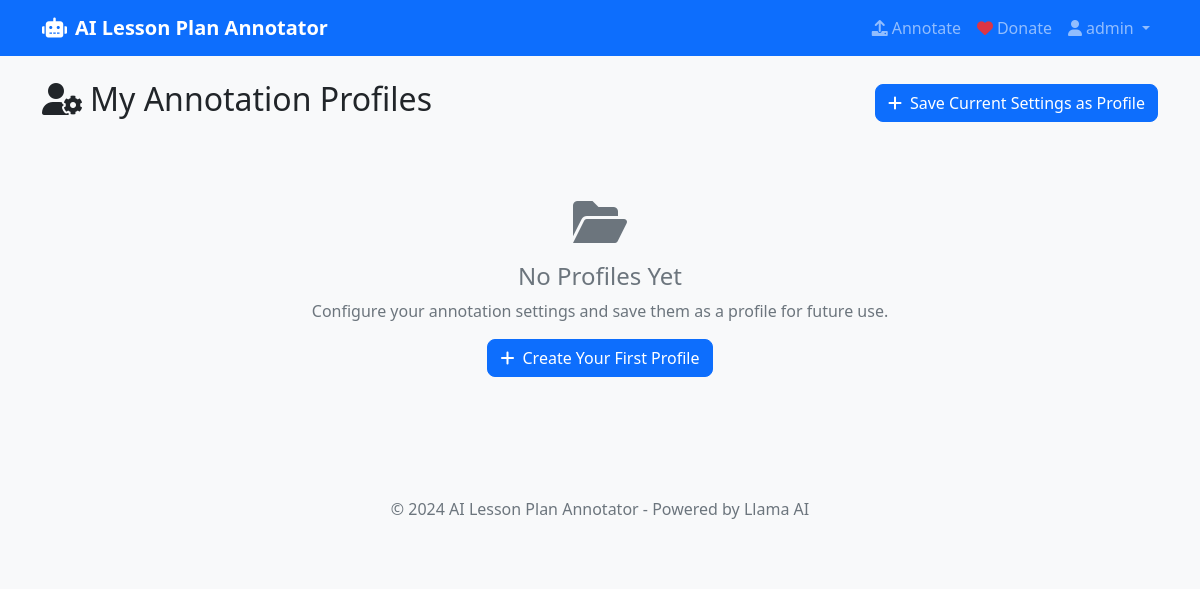
Page /profiles (signed in) on the earlier database version.
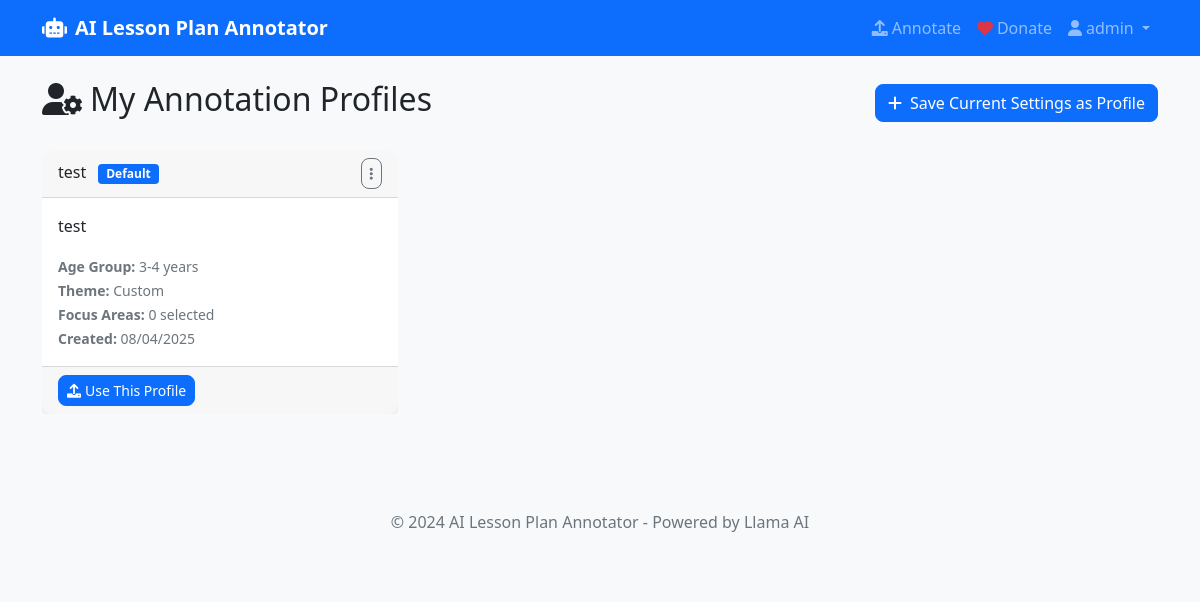
Same page on the later database version.
### models.py (models this page shows, shortened)
class User(UserMixin, db.Model):
    id = db.Column(db.Integer, primary_key=True)
    username = db.Column(db.String(80), unique=True, nullable=False)
    email = db.Column(db.String(120), unique=True, nullable=False)
    password_hash = db.Column(db.String(200), nullable=False)
    created_at = db.Column(db.DateTime, default=datetime.utcnow)
    is_active = db.Column(db.Boolean, default=True)
    stripe_customer_id = db.Column(db.String(100), unique=True)
    subscription_status = db.Column(db.String(20), default='free')  # free, active, past_due, canceled
    subscription_id = db.Column(db.String(100))
    subscription_start = db.Column(db.DateTime)
    subscription_end = db.Column(db.DateTime)
    last_payment = db.Column(db.DateTime)
    annotation_profiles = db.relationship('AnnotationProfile', backref='user', lazy=True, cascade='all, delete-orphan')
    usage_records = db.relationship('UsageRecord', backref='user', lazy=True, cascade='all, delete-orphan')
    def is_premium(self):
        return self.subscription_status == 'active'

class AnnotationProfile(db.Model):
    id = db.Column(db.Integer, primary_key=True)
    user_id = db.Column(db.Integer, db.ForeignKey('user.id'), nullable=False)
    name = db.Column(db.String(100), nullable=False)
    description = db.Column(db.Text)
    focus_areas = db.Column(db.JSON)
    pedagogical_approach = db.Column(db.String(50))
    engagement_level = db.Column(db.String(20))
    assessment_type = db.Column(db.String(30))
    differentiation = db.Column(db.String(50))
    language_focus = db.Column(db.String(30))
    age_group = db.Column(db.String(30))
    annotation_theme = db.Column(db.String(30))
    custom_category_definitions = db.Column(db.JSON)
    custom_guidelines = db.Column(db.Text)
    created_at = db.Column(db.DateTime, default=datetime.utcnow)
    updated_at = db.Column(db.DateTime, default=datetime.utcnow, onupdate=datetime.utcnow)
    is_default = db.Column(db.Boolean, default=False)

### app.py (the view)
@app.route('/profiles')
@login_required
def profiles():
    user_profiles = AnnotationProfile.query.filter_by(user_id=current_user.id).order_by(
        AnnotationProfile.is_default.desc(),
        AnnotationProfile.name
    ).all()
    return render_template('profiles.html', profiles=user_profiles)

### app.py (called while the page is built)
@login_manager.user_loader
def load_user(user_id):
    return User.query.get(int(user_id))

### templates/profiles.html (shortened to what this page needs)
{% extends "base.html" %}
{% block content %}
<div class="row">
    <div class="col-12">
        <div class="d-flex justify-content-between align-items-center mb-4">
            <h2><i class="fas fa-user-cog me-2"></i>My Annotation Profiles</h2>
            <button class="btn btn-primary" data-bs-toggle="modal" data-bs-target="#saveProfileModal">
                <i class="fas fa-plus me-2"></i>Save Current Settings as Profile
            </button>
        </div>
        {% if profiles %}
        <div class="row">
            {% for profile in profiles %}
            <div class="col-md-6 col-lg-4 mb-4">
                <div class="card h-100 {% if profile.is_default %}border-primary{% endif %}">
                    <div class="card-header d-flex justify-content-between align-items-center">
                        <h6 class="mb-0">
                            {{ profile.name }}
                            {% if profile.is_default %}
                            <span class="badge bg-primary ms-2">Default</span>
                            {% endif %}
                        </h6>
                        <div class="dropdown">
                            <button class="btn btn-sm btn-outline-secondary" type="button" data-bs-toggle="dropdown">
                                <i class="fas fa-ellipsis-v"></i>
                            </button>
                        </div>
                    </div>
                    <div class="card-body">
                        {% if profile.description %}
                        <p class="card-text">{{ profile.description }}</p>
                        {% endif %}
                        <small class="text-muted">
                            <strong>Age Group:</strong> {{ profile.age_group }}<br>
                            <strong>Theme:</strong> {{ profile.annotation_theme|title }}<br>
                            <strong>Focus Areas:</strong> {{ profile.focus_areas|length if profile.focus_areas else 0 }} selected<br>
                            <strong>Created:</strong> {{ profile.created_at.strftime('%m/%d/%Y') }}
                        </small>
                    </div>
                    <div class="card-footer">
                        <a href="{{ url_for('load_profile', profile_id=profile.id) }}" class="btn btn-primary btn-sm">
                            <i class="fas fa-upload me-1"></i>Use This Profile
                        </a>
                    </div>
                </div>
            </div>
            {% endfor %}
        </div>
        {% else %}
        <div class="text-center py-5">
            <i class="fas fa-folder-open fa-3x text-muted mb-3"></i>
            <h4 class="text-muted">No Profiles Yet</h4>
            <p class="text-muted">Configure your annotation settings and save them as a profile for future use.</p>
            <a href="{{ url_for('index') }}" class="btn btn-primary">
                <i class="fas fa-plus me-2"></i>Create Your First Profile
            </a>
        </div>
        {% endif %}
    </div>
</div>
{% endblock %}

### templates/base.html (shortened to what this page needs)
<!DOCTYPE html>
<html lang="en">
<head>
    <link href="https://cdn.jsdelivr.net/npm/bootstrap@5.1.3/dist/css/bootstrap.min.css" rel="stylesheet">
    <link href="https://cdnjs.cloudflare.com/ajax/libs/font-awesome/6.0.0/css/all.min.css" rel="stylesheet">
    <link href="{{ url_for('static', filename='css/style.css') }}" rel="stylesheet">
</head>
<body>
    <nav class="navbar navbar-expand-lg navbar-dark bg-primary">
        <div class="container">
            <a class="navbar-brand" href="{{ url_for('index') }}">
                <i class="fas fa-robot me-2"></i>AI Lesson Plan Annotator
            </a>
            <div class="collapse navbar-collapse" id="navbarNav">
                <ul class="navbar-nav ms-auto">
                    {% if current_user.is_authenticated %}
                    <li class="nav-item">
                        <a class="nav-link" href="{{ url_for('index') }}">
                            <i class="fas fa-upload me-1"></i>Annotate
                        </a>
                    </li>
                    {% endif %}
                    <li class="nav-item">
                        <a class="nav-link" href="{{ url_for('donate') }}">
                            <i class="fas fa-heart me-1 text-danger"></i>Donate
                        </a>
                    </li>
                    {% if current_user.is_authenticated %}
                    <li class="nav-item dropdown">
                        <a class="nav-link dropdown-toggle" href="#" id="navbarDropdown" role="button" data-bs-toggle="dropdown">
                            <i class="fas fa-user me-1"></i>{{ current_user.username }}
                        </a>
                    </li>
                    {% endif %}
                </ul>
            </div>
        </div>
    </nav>
    <main class="container mt-4">
        {% block content %}{% endblock %}
    </main>
    <footer class="bg-light mt-5 py-4">
        <div class="container text-center">
            <p class="text-muted">&copy; 2024 AI Lesson Plan Annotator - Powered by Llama AI</p>
        </div>
    </footer>
</body>
</html>

### static/css/style.css (style rules this page uses)
body { background-color: #f8f9fa; }
.navbar-brand { font-weight: bold; }
.card { border: none; border-radius: 12px; }
.card-header { border-radius: 12px 12px 0 0 !important; }
.btn { border-radius: 8px; }
.text-danger { color: #dc3545 !important; }

Differences in the rows shown:
added AnnotationProfile: name "test", is_default "Default", description "test", age_group "3-4 years", annotation_theme "Custom", focus_areas|length "0", created_at "08/04/2025"
Other differences:
text no longer shown: "No Profiles Yet Configure your annotation settings and save them as a profile for future use. Create Your First Profile"
